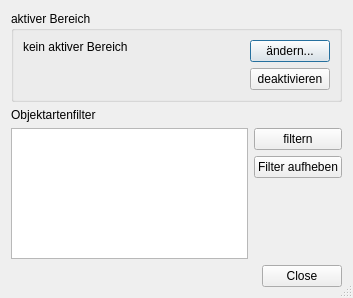
<?xml version="1.0" encoding="UTF-8"?>
<ui version="4.0">
 <class>Ui_Bereichsmanager</class>
 <widget class="QDialog" name="Ui_Bereichsmanager">
  <property name="geometry">
   <rect>
    <x>0</x>
    <y>0</y>
    <width>353</width>
    <height>298</height>
   </rect>
  </property>
  <property name="windowTitle">
   <string>Bereichsmanager</string>
  </property>
  <property name="sizeGripEnabled">
   <bool>true</bool>
  </property>
  <layout class="QVBoxLayout" name="verticalLayout_4">
   <item>
    <widget class="QGroupBox" name="grpAktiverBereich">
     <property name="title">
      <string>aktiver Bereich</string>
     </property>
     <layout class="QHBoxLayout" name="horizontalLayout">
      <item>
       <layout class="QVBoxLayout" name="verticalLayout_3">
        <item>
         <widget class="QLabel" name="lblAktiverBereich">
          <property name="toolTip">
           <string>z.Zt. aktive(r) Bereich(e)</string>
          </property>
          <property name="text">
           <string>kein aktiver Bereich</string>
          </property>
         </widget>
        </item>
        <item>
         <spacer name="verticalSpacer_2">
          <property name="orientation">
           <enum>Qt::Vertical</enum>
          </property>
          <property name="sizeHint" stdset="0">
           <size>
            <width>20</width>
            <height>40</height>
           </size>
          </property>
         </spacer>
        </item>
       </layout>
      </item>
      <item>
       <spacer name="horizontalSpacer">
        <property name="orientation">
         <enum>Qt::Horizontal</enum>
        </property>
        <property name="sizeHint" stdset="0">
         <size>
          <width>52</width>
          <height>17</height>
         </size>
        </property>
       </spacer>
      </item>
      <item>
       <layout class="QVBoxLayout" name="verticalLayout_2">
        <item>
         <widget class="QPushButton" name="btnAktiverBereichAendern">
          <property name="toolTip">
           <string>aktive(n) Bereich(e) ändern</string>
          </property>
          <property name="text">
           <string>ändern...</string>
          </property>
         </widget>
        </item>
        <item>
         <widget class="QPushButton" name="btnAktiverBereichDeaktivieren">
          <property name="toolTip">
           <string>aktive(n) Bereich(e) deaktivieren</string>
          </property>
          <property name="text">
           <string>deaktivieren</string>
          </property>
         </widget>
        </item>
       </layout>
      </item>
     </layout>
    </widget>
   </item>
   <item>
    <widget class="QLabel" name="label">
     <property name="text">
      <string>Objektartenfilter</string>
     </property>
    </widget>
   </item>
   <item>
    <layout class="QHBoxLayout" name="horizontalLayout_2">
     <item>
      <widget class="QListWidget" name="layerList">
       <property name="editTriggers">
        <set>QAbstractItemView::NoEditTriggers</set>
       </property>
       <property name="selectionMode">
        <enum>QAbstractItemView::ExtendedSelection</enum>
       </property>
      </widget>
     </item>
     <item>
      <layout class="QVBoxLayout" name="verticalLayout">
       <item>
        <widget class="QPushButton" name="btnFilter">
         <property name="toolTip">
          <string>nur Objekte in den aktiven Bereichen anzeigen</string>
         </property>
         <property name="text">
          <string>filtern</string>
         </property>
        </widget>
       </item>
       <item>
        <widget class="QPushButton" name="btnFilterEntfernen">
         <property name="toolTip">
          <string>alle Objekte unabhängig vom aktiven Bereich anzeigen</string>
         </property>
         <property name="text">
          <string>Filter aufheben</string>
         </property>
        </widget>
       </item>
       <item>
        <spacer name="verticalSpacer">
         <property name="orientation">
          <enum>Qt::Vertical</enum>
         </property>
         <property name="sizeHint" stdset="0">
          <size>
           <width>20</width>
           <height>40</height>
          </size>
         </property>
        </spacer>
       </item>
      </layout>
     </item>
    </layout>
   </item>
   <item>
    <widget class="QDialogButtonBox" name="buttonBox">
     <property name="orientation">
      <enum>Qt::Horizontal</enum>
     </property>
     <property name="standardButtons">
      <set>QDialogButtonBox::Close</set>
     </property>
    </widget>
   </item>
  </layout>
 </widget>
 <resources/>
 <connections>
  <connection>
   <sender>buttonBox</sender>
   <signal>accepted()</signal>
   <receiver>Ui_Bereichsmanager</receiver>
   <slot>accept()</slot>
   <hints>
    <hint type="sourcelabel">
     <x>248</x>
     <y>254</y>
    </hint>
    <hint type="destinationlabel">
     <x>157</x>
     <y>274</y>
    </hint>
   </hints>
  </connection>
  <connection>
   <sender>buttonBox</sender>
   <signal>rejected()</signal>
   <receiver>Ui_Bereichsmanager</receiver>
   <slot>reject()</slot>
   <hints>
    <hint type="sourcelabel">
     <x>316</x>
     <y>260</y>
    </hint>
    <hint type="destinationlabel">
     <x>286</x>
     <y>274</y>
    </hint>
   </hints>
  </connection>
 </connections>
</ui>
